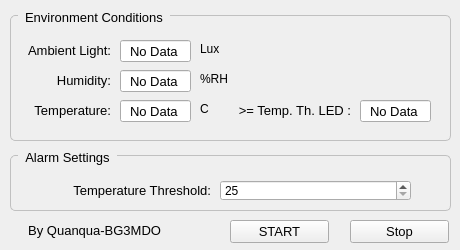
<?xml version="1.0" encoding="UTF-8"?>
<ui version="4.0">
 <class>SmartBlueForm</class>
 <widget class="QWidget" name="SmartBlueForm">
  <property name="geometry">
   <rect>
    <x>0</x>
    <y>0</y>
    <width>460</width>
    <height>250</height>
   </rect>
  </property>
  <property name="minimumSize">
   <size>
    <width>460</width>
    <height>250</height>
   </size>
  </property>
  <property name="maximumSize">
   <size>
    <width>460</width>
    <height>250</height>
   </size>
  </property>
  <property name="windowTitle">
   <string>Smart Blue for BG22 Bluetooth Funpack</string>
  </property>
  <widget class="QGroupBox" name="groupBoxTop">
   <property name="enabled">
    <bool>true</bool>
   </property>
   <property name="geometry">
    <rect>
     <x>10</x>
     <y>10</y>
     <width>441</width>
     <height>131</height>
    </rect>
   </property>
   <property name="font">
    <font>
     <pointsize>10</pointsize>
     <weight>50</weight>
     <italic>false</italic>
     <bold>false</bold>
    </font>
   </property>
   <property name="whatsThis">
    <string/>
   </property>
   <property name="layoutDirection">
    <enum>Qt::LeftToRight</enum>
   </property>
   <property name="autoFillBackground">
    <bool>false</bool>
   </property>
   <property name="styleSheet">
    <string notr="true">QGroupBox {
    border: 1px solid silver;
    border-radius: 5px;
    margin-top: 5px;
}

QGroupBox::title {
    subcontrol-origin: margin;
    left: 8px;
    padding: 0px 5px 0px 5px;
}</string>
   </property>
   <property name="title">
    <string>Environment Conditions</string>
   </property>
   <property name="flat">
    <bool>true</bool>
   </property>
   <property name="checkable">
    <bool>false</bool>
   </property>
   <widget class="QLabel" name="labelLight">
    <property name="geometry">
     <rect>
      <x>0</x>
      <y>30</y>
      <width>101</width>
      <height>20</height>
     </rect>
    </property>
    <property name="font">
     <font>
      <pointsize>10</pointsize>
     </font>
    </property>
    <property name="text">
     <string>Ambient Light:</string>
    </property>
    <property name="alignment">
     <set>Qt::AlignRight|Qt::AlignTrailing|Qt::AlignVCenter</set>
    </property>
   </widget>
   <widget class="QLineEdit" name="lineEditLight">
    <property name="enabled">
     <bool>true</bool>
    </property>
    <property name="geometry">
     <rect>
      <x>110</x>
      <y>30</y>
      <width>71</width>
      <height>22</height>
     </rect>
    </property>
    <property name="font">
     <font>
      <pointsize>10</pointsize>
     </font>
    </property>
    <property name="text">
     <string>No Data</string>
    </property>
    <property name="alignment">
     <set>Qt::AlignCenter</set>
    </property>
    <property name="readOnly">
     <bool>true</bool>
    </property>
   </widget>
   <widget class="QLabel" name="labelHumidity">
    <property name="geometry">
     <rect>
      <x>20</x>
      <y>60</y>
      <width>81</width>
      <height>20</height>
     </rect>
    </property>
    <property name="font">
     <font>
      <pointsize>10</pointsize>
     </font>
    </property>
    <property name="text">
     <string>Humidity:</string>
    </property>
    <property name="alignment">
     <set>Qt::AlignRight|Qt::AlignTrailing|Qt::AlignVCenter</set>
    </property>
   </widget>
   <widget class="QLabel" name="labelTemp">
    <property name="geometry">
     <rect>
      <x>10</x>
      <y>90</y>
      <width>91</width>
      <height>20</height>
     </rect>
    </property>
    <property name="font">
     <font>
      <pointsize>10</pointsize>
     </font>
    </property>
    <property name="text">
     <string>Temperature:</string>
    </property>
    <property name="alignment">
     <set>Qt::AlignRight|Qt::AlignTrailing|Qt::AlignVCenter</set>
    </property>
   </widget>
   <widget class="QLineEdit" name="lineEditHumidity">
    <property name="enabled">
     <bool>true</bool>
    </property>
    <property name="geometry">
     <rect>
      <x>110</x>
      <y>60</y>
      <width>71</width>
      <height>22</height>
     </rect>
    </property>
    <property name="font">
     <font>
      <pointsize>10</pointsize>
     </font>
    </property>
    <property name="text">
     <string>No Data</string>
    </property>
    <property name="alignment">
     <set>Qt::AlignCenter</set>
    </property>
    <property name="readOnly">
     <bool>true</bool>
    </property>
   </widget>
   <widget class="QLineEdit" name="lineEditTemp">
    <property name="enabled">
     <bool>true</bool>
    </property>
    <property name="geometry">
     <rect>
      <x>110</x>
      <y>90</y>
      <width>71</width>
      <height>22</height>
     </rect>
    </property>
    <property name="font">
     <font>
      <pointsize>10</pointsize>
     </font>
    </property>
    <property name="text">
     <string>No Data</string>
    </property>
    <property name="alignment">
     <set>Qt::AlignCenter</set>
    </property>
    <property name="readOnly">
     <bool>true</bool>
    </property>
   </widget>
   <widget class="QLabel" name="labelLux">
    <property name="geometry">
     <rect>
      <x>190</x>
      <y>30</y>
      <width>31</width>
      <height>18</height>
     </rect>
    </property>
    <property name="text">
     <string>Lux</string>
    </property>
   </widget>
   <widget class="QLabel" name="labelRH">
    <property name="geometry">
     <rect>
      <x>190</x>
      <y>60</y>
      <width>31</width>
      <height>18</height>
     </rect>
    </property>
    <property name="text">
     <string>%RH</string>
    </property>
   </widget>
   <widget class="QLabel" name="labelC">
    <property name="geometry">
     <rect>
      <x>190</x>
      <y>90</y>
      <width>31</width>
      <height>18</height>
     </rect>
    </property>
    <property name="text">
     <string>C</string>
    </property>
   </widget>
   <widget class="QLineEdit" name="lineEditTempLED">
    <property name="enabled">
     <bool>true</bool>
    </property>
    <property name="geometry">
     <rect>
      <x>350</x>
      <y>90</y>
      <width>71</width>
      <height>22</height>
     </rect>
    </property>
    <property name="font">
     <font>
      <pointsize>10</pointsize>
     </font>
    </property>
    <property name="text">
     <string>No Data</string>
    </property>
    <property name="alignment">
     <set>Qt::AlignCenter</set>
    </property>
    <property name="readOnly">
     <bool>true</bool>
    </property>
   </widget>
   <widget class="QLabel" name="labelTemp_2">
    <property name="geometry">
     <rect>
      <x>220</x>
      <y>90</y>
      <width>121</width>
      <height>20</height>
     </rect>
    </property>
    <property name="font">
     <font>
      <pointsize>10</pointsize>
     </font>
    </property>
    <property name="text">
     <string>&gt;= Temp. Th. LED :</string>
    </property>
    <property name="alignment">
     <set>Qt::AlignRight|Qt::AlignTrailing|Qt::AlignVCenter</set>
    </property>
   </widget>
  </widget>
  <widget class="QGroupBox" name="groupBoxLow">
   <property name="enabled">
    <bool>true</bool>
   </property>
   <property name="geometry">
    <rect>
     <x>10</x>
     <y>150</y>
     <width>441</width>
     <height>61</height>
    </rect>
   </property>
   <property name="font">
    <font>
     <pointsize>10</pointsize>
     <weight>50</weight>
     <italic>false</italic>
     <bold>false</bold>
    </font>
   </property>
   <property name="whatsThis">
    <string/>
   </property>
   <property name="layoutDirection">
    <enum>Qt::LeftToRight</enum>
   </property>
   <property name="autoFillBackground">
    <bool>false</bool>
   </property>
   <property name="styleSheet">
    <string notr="true">QGroupBox {
    border: 1px solid silver;
    border-radius: 5px;
    margin-top: 5px;
}

QGroupBox::title {
    subcontrol-origin: margin;
    left: 8px;
    padding: 0px 5px 0px 5px;
}</string>
   </property>
   <property name="title">
    <string>Alarm Settings</string>
   </property>
   <property name="flat">
    <bool>true</bool>
   </property>
   <property name="checkable">
    <bool>false</bool>
   </property>
   <widget class="QLabel" name="labelTempTh">
    <property name="geometry">
     <rect>
      <x>50</x>
      <y>30</y>
      <width>151</width>
      <height>20</height>
     </rect>
    </property>
    <property name="font">
     <font>
      <pointsize>10</pointsize>
     </font>
    </property>
    <property name="text">
     <string>Temperature Threshold:</string>
    </property>
    <property name="alignment">
     <set>Qt::AlignRight|Qt::AlignTrailing|Qt::AlignVCenter</set>
    </property>
   </widget>
   <widget class="QSpinBox" name="spinBoxTemp">
    <property name="geometry">
     <rect>
      <x>210</x>
      <y>30</y>
      <width>191</width>
      <height>21</height>
     </rect>
    </property>
    <property name="minimum">
     <number>25</number>
    </property>
    <property name="maximum">
     <number>50</number>
    </property>
   </widget>
  </widget>
  <widget class="QPushButton" name="buttonStop">
   <property name="geometry">
    <rect>
     <x>350</x>
     <y>220</y>
     <width>99</width>
     <height>23</height>
    </rect>
   </property>
   <property name="font">
    <font>
     <pointsize>10</pointsize>
    </font>
   </property>
   <property name="text">
    <string>Stop</string>
   </property>
  </widget>
  <widget class="QPushButton" name="buttonStart">
   <property name="geometry">
    <rect>
     <x>230</x>
     <y>220</y>
     <width>99</width>
     <height>23</height>
    </rect>
   </property>
   <property name="font">
    <font>
     <pointsize>10</pointsize>
    </font>
   </property>
   <property name="text">
    <string>START</string>
   </property>
  </widget>
  <widget class="QLabel" name="lableQuanquan">
   <property name="geometry">
    <rect>
     <x>10</x>
     <y>220</y>
     <width>151</width>
     <height>20</height>
    </rect>
   </property>
   <property name="font">
    <font>
     <pointsize>10</pointsize>
    </font>
   </property>
   <property name="text">
    <string>By Quanqua-BG3MDO</string>
   </property>
   <property name="alignment">
    <set>Qt::AlignRight|Qt::AlignTrailing|Qt::AlignVCenter</set>
   </property>
  </widget>
 </widget>
 <resources/>
 <connections/>
</ui>
